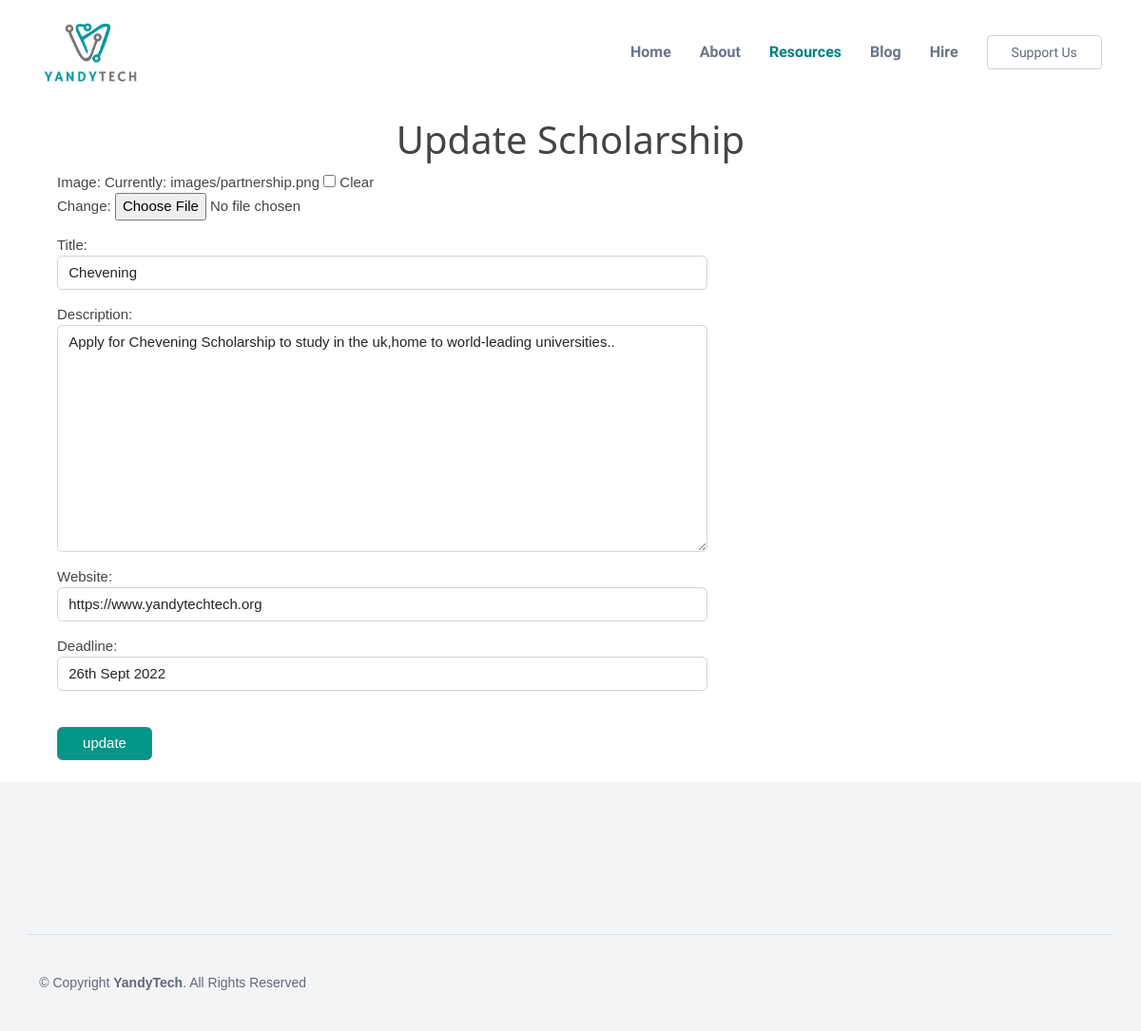
/scholarship/edit/1, run on an earlier commit of the app's database.
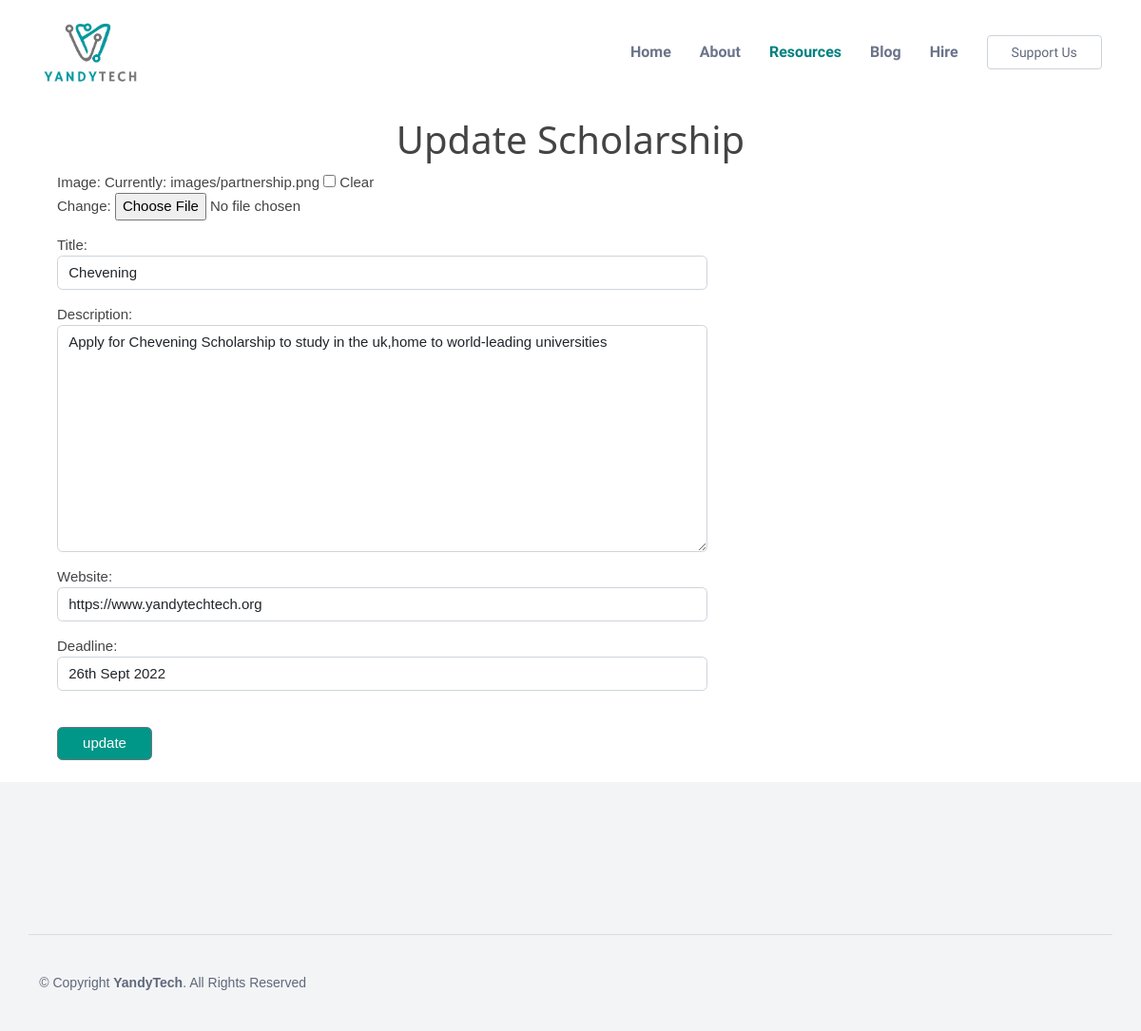
And on a later commit of the database.
### main/models.py (models this page shows, shortened)
class Scholarship(models.Model):
    image=models.ImageField(null=True, blank=True, default="chevening.png",upload_to="images/")
    title=models.CharField(max_length=100, null=True , blank=True)
    description=models.TextField(max_length=255, null=True , blank=True)
    website=models.CharField(max_length=255, null=True, blank=True)
    deadline=models.CharField(max_length=255,null=True, blank=True)
    date=models.DateTimeField(auto_now_add=True)

### main/views.py (the view)
# urls.py: path('scholarship/edit/<int:pk>',EditScholarshipView.as_view(),name='edit-scholarship'),
class EditScholarshipView(UpdateView):
    model=Scholarship
    form_class=EditScholarship
    template_name="edit_scholarship.html"
    success_url=reverse_lazy('scholarship')

### main/forms.py
class EditScholarship(forms.ModelForm):
    class Meta:
        model=Scholarship
        fields=('image','title','description','website','deadline')
        widgets={
            'title':forms.TextInput(attrs={'class':'form-control','style':'width: 60%;'}),
            'website':forms.TextInput(attrs={'class':'form-control','style':'width: 60%;'}),
            'deadline':forms.TextInput(attrs={'class':'form-control','style':'width: 60%;'}),
            'description':forms.Textarea(attrs={'class':'form-control' ,'style':'width: 60%;'}),
        }

### templates/edit_scholarship.html (shortened to what this page needs)
{% load static %}
<!DOCTYPE html>
<html lang="en">
<head>
  <link href="{% static 'assets/vendor/bootstrap/css/bootstrap.min.css' %}" rel="stylesheet">
  <link href="{% static 'assets/vendor/bootstrap-icons/bootstrap-icons.css' %}" rel="stylesheet">
  <link href="{% static 'assets/vendor/boxicons/css/boxicons.min.css' %}" rel="stylesheet">
  <link href="{% static 'assets/vendor/glightbox/css/glightbox.min.css' %}" rel="stylesheet">
  <link href="{% static 'assets/vendor/swiper/swiper-bundle.min.css' %}" rel="stylesheet">
  <link href="{% static 'assets/css/style.css' %}" rel="stylesheet">
  <link href="{% static 'assets/css/w3.css' %}" rel="stylesheet">
</head>
<body>
  <header id="header" class="fixed-top">
    <div class="container d-flex align-items-center justify-content-between">
      <a href="{% url 'home' %}"><img src="{% static 'assets/img/yt1.png' %}" height="70px" alt=""></a>
      <nav id="navbar" class="navbar">
        <ul>
          <li><a class="nav-link scrollto " href="{% url 'home' %}">Home</a></li>
          <li><a class="nav-link scrollto" href="{% url 'about' %}">About</a></li>
          <li><a class="nav-link scrollto active" href="#featured-services">Resources</a></li>
          <li><a class="nav-link scrollto" href="{% url 'blog' %}">Blog</a></li>
          <li><a class="nav-link scrollto" href="{% url 'hire' %}">Hire</a></li>
          <li><a class="getstarted scrollto" href="{% url 'support' %}" >Support Us</a></li>
        </ul>
      </nav>
    </div>
  </header>
<br>
<br>
<br>
<br>
<br>
<h1 class="w3-center" style="font-size: 40px;"> Update Scholarship</h1>
<div class="form-group" style="margin-left:5%;">
  <form method="POST" enctype="multipart/form-data">
    {{form.as_p}}
    <br>
    <button class="btn btn-secondary  w3-teal" style="width:100px;">update</button>
</form>
</div>
<br>
  <footer id="footer">
    <div class="footer-top">
    </div>
    <div class="container footer-bottom clearfix">
      <div class="copyright">
        &copy; Copyright <strong><span>YandyTech</span></strong>. All Rights Reserved
      </div>
    </div>
  </footer>
</body>
</html>

What changed in the data, as far as the page shows it:
changed Scholarship "Chevening": description "Apply for Chevening Scholarship to study in the uk,home to world-leading universities.." → "Apply for Chevening Scholarship to study in the uk,home to world-leading universities"
